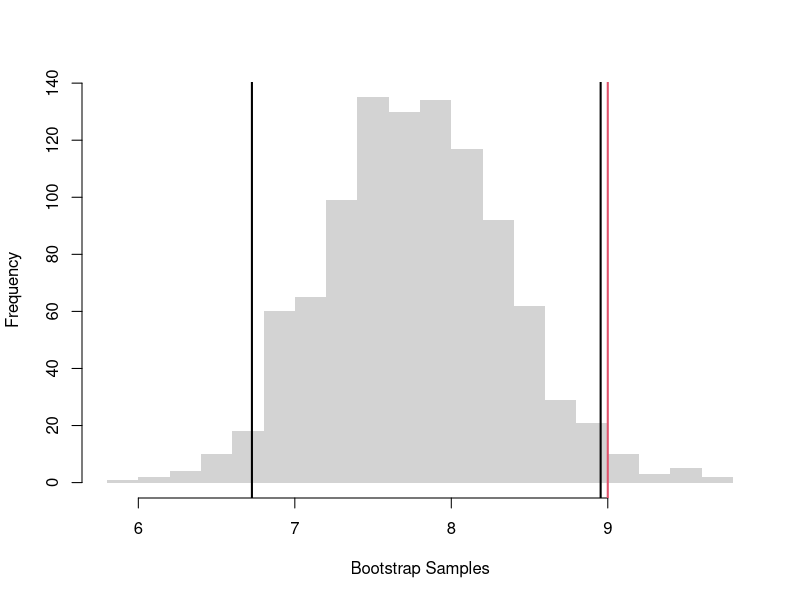
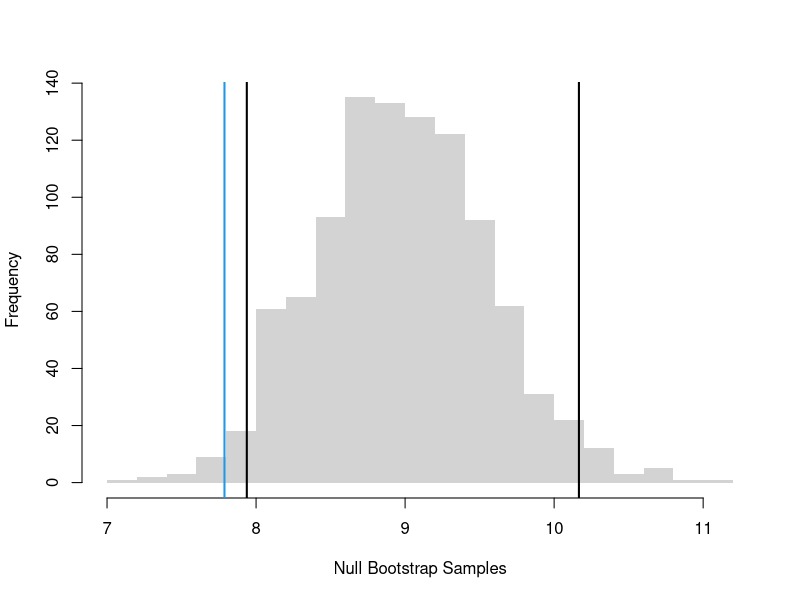
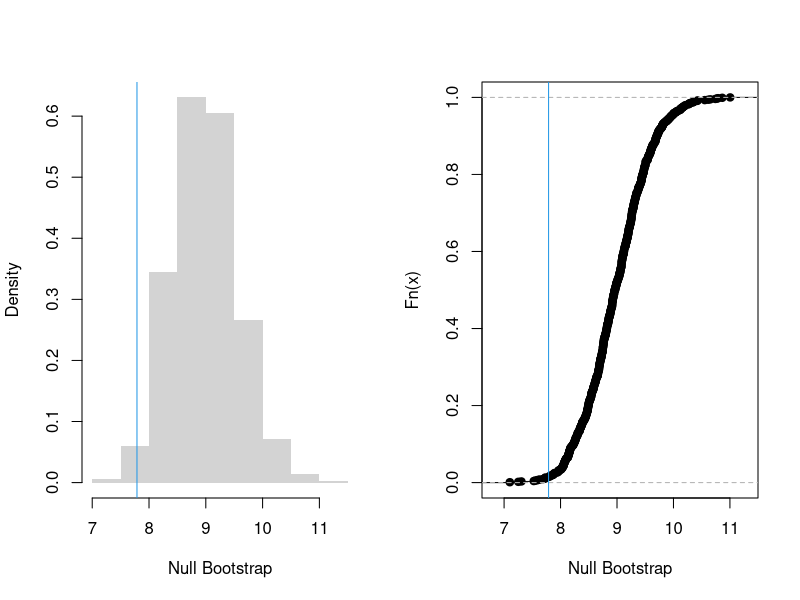
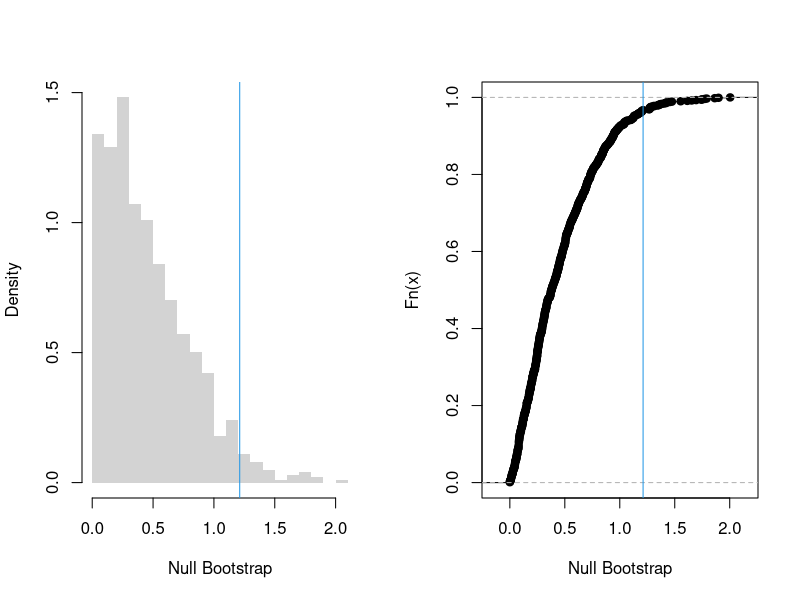
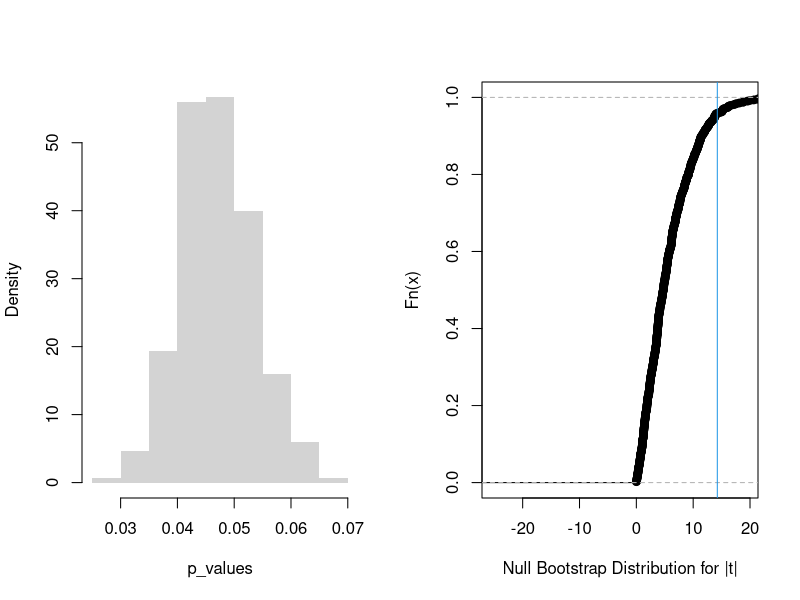
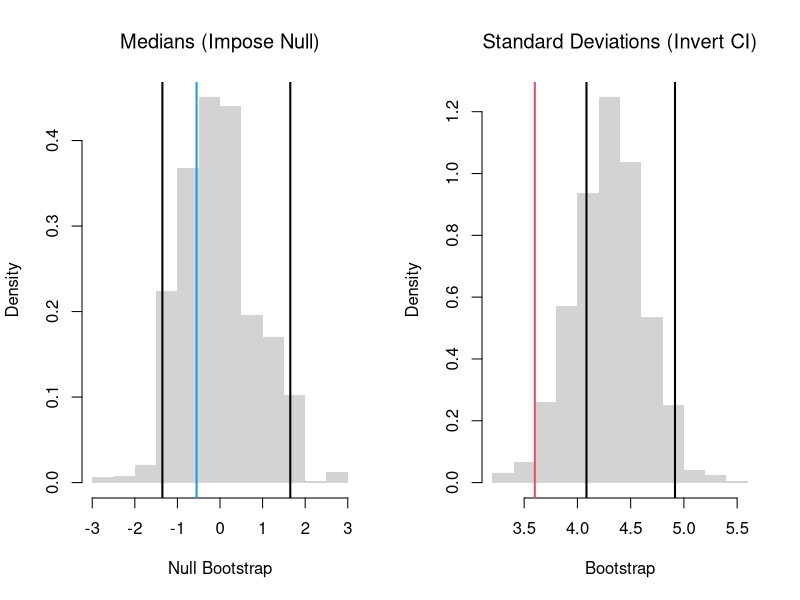

The R script that drew these images, in order:
## ---- chunk 1
sample_dat <- USArrests[,'Murder']
sample_mean <- mean(sample_dat)

set.seed(1) # to be replicable
bootstrap_means <- vector(length=999)
for(b in seq_along(bootstrap_means)){
    dat_b <- sample(sample_dat, replace=T) 
    mean_b <- mean(dat_b)
    bootstrap_means[b] <- mean_b
}
hist(bootstrap_means, breaks=25,
    border=NA,
    main='',
    xlab='Bootstrap Samples')
# CI
ci_95 <- quantile(bootstrap_means, probs=c(.025, .975))
abline(v=ci_95, lwd=2)
# H0: mean=9
abline(v=9, col=2, lwd=2)
## ---- chunk 2
sample_dat <- USArrests[,'Murder']
sample_mean <- mean(sample_dat)

# Bootstrap NULL: mean=9
# Bootstrap shift: center each bootstrap resample so that the distribution satisfies the null hypothesis on average.
set.seed(1)
mu <- 9
bootstrap_means_null <- vector(length=999)
for(b in seq_along(bootstrap_means_null)){
    dat_b <- sample(sample_dat, replace=T) 
    mean_b <- mean(dat_b) + (mu - sample_mean) # impose the null via Bootstrap shift
    bootstrap_means_null[b] <- mean_b
}
hist(bootstrap_means_null, breaks=25, border=NA,
    main='',
    xlab='Null Bootstrap Samples')
ci_95 <- quantile(bootstrap_means_null, probs=c(.025, .975)) # critical region
abline(v=ci_95, lwd=2)
abline(v=sample_mean, lwd=2, col=4)
## ---- chunk 3
# One-Sided Test, ALTERNATIVE: mean > 9
par(mfrow=c(1,2))
# Visualize One Sided Prob. & reject region boundary
hist(bootstrap_means_null, border=NA,
    freq=F, main=NA, xlab='Null Bootstrap')
abline(v=sample_mean, col=4)
# Equivalent Visualization
Fhat0 <- ecdf(bootstrap_means_null) # Look at right tail
plot(Fhat0,
    main='',
    xlab='Null Bootstrap')
abline(v=sample_mean, col=4)

# Numerically Compute Two Sided Probability
p1 <- 1- Fhat0(sample_mean) #Compute right Tail
p1
## ---- chunk 4
# Two-Sided Test, ALTERNATIVE: mean < 9 or mean >9
mu <- 9
# Visualize Two Sided Prob. & reject region boundary
par(mfrow=c(1,2))
hist(abs(bootstrap_means_null-mu),
    freq=F, breaks=20,
    border=NA, main='', xlab='Null Bootstrap')
abline(v=abs(sample_mean-mu), col=4)

# Equivalent Visualization
Fhat_abs0 <- ecdf( abs(bootstrap_means_null-mu) )
plot(Fhat_abs0,
    main='',
    xlab='Null Bootstrap')
abline(v=abs(sample_mean-mu), col=4)


# Numerically Compute Two Sided Probability
p2 <- 1 - Fhat_abs0( abs(sample_mean-mu) )
p2
## ---- chunk 5
# Purely-Statistical Decision Making Examples.

# One Sided Test
if(p1 >.05){
    print('fail to reject the null that sample_mean=9, at the 5% level')
} else {
    print('reject the null that sample_mean=9 in favor of >9, at the 5% level')
}

# Two Sided Test
if(p2 >.05){
    print('fail to reject the null that sample_mean=9, at the 5% level')
} else {
    print('reject the null that sample_mean=9 in favor of either <9 or >9, at the 5% level')
}
## ---- chunk 6
p_values <- vector(length=300)
for(b2 in seq(p_values)){
    bootstrap_means_null <- vector(length=999)
    for(b in seq_along(bootstrap_means_null)){
        dat_b <- sample(sample_dat, replace=T) 
        mean_b <- mean(dat_b) + (mu - sample_mean) # impose the null
        bootstrap_means_null[b] <- mean_b
    }
    Fhat_abs0 <- ecdf( abs(bootstrap_means_null-mu) )
    p2 <- 1- Fhat_abs0( abs(sample_mean-mu) )
    p_values[b2] <- p2
}

hist(p_values, freq=F,
    border=NA, main='')
## ---- chunk 7
# Sample t statistic
jackknife_means <- vector(length=length(sample_dat))
for(i in seq_along(jackknife_means)){
    jackknife_means[i] <- mean(dat_b[-i])
}
mu <- 9
sample_t <- (sample_mean - mu)/sd(jackknife_means)
## ---- chunk 8
set.seed(1)
bootstrap_means_null <- vector(length=999)
for(b in seq_along(bootstrap_means_null)){
    dat_b <- sample(sample_dat, replace=T) 
    mean_b <- mean(dat_b) + (mu - sample_mean) # impose the null
    bootstrap_means_null[b] <- mean_b
}

# See that the "recentering" matters for two-sided tests
ecdf( abs(bootstrap_means_null-mu) )( abs(sample_mean-mu) )
ecdf( abs(bootstrap_means_null) )( abs(sample_mean) )

# See that the "recentering" doesn't matter for one-sided ones
ecdf( bootstrap_means_null-mu)( sample_mean-mu)
ecdf( bootstrap_means_null )( sample_mean)
## ---- chunk 9
# Boostrap Null Distribution
bootstrap_t_null <- vector(length=999)
for(b in seq_along(bootstrap_t_null)){
    dat_b <- sample(sample_dat, replace=T) 
    mean_b <- mean(dat_b) + (mu - sample_mean) # impose the null by recentering
    # Compute t-stat using jackknife ses (same as above)
    jackknife_means_b <- vector(length=length(dat_b))
    for(i in seq_along(jackknife_means_b)){
        jackknife_means_b[i] <- mean(dat_b[-i])
    }
    jackknife_se_b <- sd( jackknife_means_b )
    jackknife_t_b <- (mean_b - mu)/jackknife_se_b
    bootstrap_t_null[b] <- jackknife_t_b
}

# Two Sided Test
Fhat0 <- ecdf(abs(bootstrap_t_null))
plot(Fhat0, 
    xlim=range(bootstrap_t_null, sample_t),
    xlab='Null Bootstrap Distribution for |t|',
    main='')
abline(v=abs(sample_t), col=4)
p <- 1 - Fhat0( abs(sample_t) ) 
p
## ---- chunk 10
# Test for Median Differences (Impose the Null)
# Bootstrap Null Distribution for the median
# Each Bootstrap shifts medians so that median = q_null

q_obs <- quantile(sample_dat, probs=.5)
q_null <- 7.8
bootstrap_quantile_null <- vector(length=999)
for(b in seq_along(bootstrap_quantile_null)){
    x_b <- sample(sample_dat, replace=T) #bootstrap sample
    q_b <- quantile(x_b, probs=.5) # median
    d_b <- q_b - (q_obs-q_null) #impose the null
    bootstrap_quantile_null[b] <- d_b 
}

# 2-Sided Test for Median Difference
hist(bootstrap_quantile_null-q_null, 
    border=NA, freq=F, xlab='Null Bootstrap',
    font.main=1, main='Medians (Impose Null)')
median_ci <- quantile(bootstrap_quantile_null-q_null, probs=c(.025, .975))
abline(v=median_ci, lwd=2)
abline(v=q_obs-q_null, lwd=2, col=4)

# 2-Sided Test for Median Difference
## Null: No Median Difference
1 - ecdf( abs(bootstrap_quantile_null-q_null))( abs(q_obs-q_null) ) 
## ---- chunk 11
# Test for SD Differences (Invert CI)
sd_obs <- sd(sample_dat)
sd_null <- 3.6
bootstrap_sd <- vector(length=999)
for(b in seq_along(bootstrap_sd)){
    x_b <- sample(sample_dat, replace=T)
    sd_b <- sd(x_b)
    bootstrap_sd[b] <- sd_b
}

hist(bootstrap_sd, freq=F,
    border=NA, xlab='Bootstrap', font.main=1,
    main='Standard Deviations (Invert CI)')
sd_ci <- quantile(bootstrap_sd, probs=c(0.25,.975) )
abline(v=sd_ci, lwd=2)
abline(v=sd_null, lwd=2, col=2)


# Try any function!
# IQR(x_b)/median(x_b)
